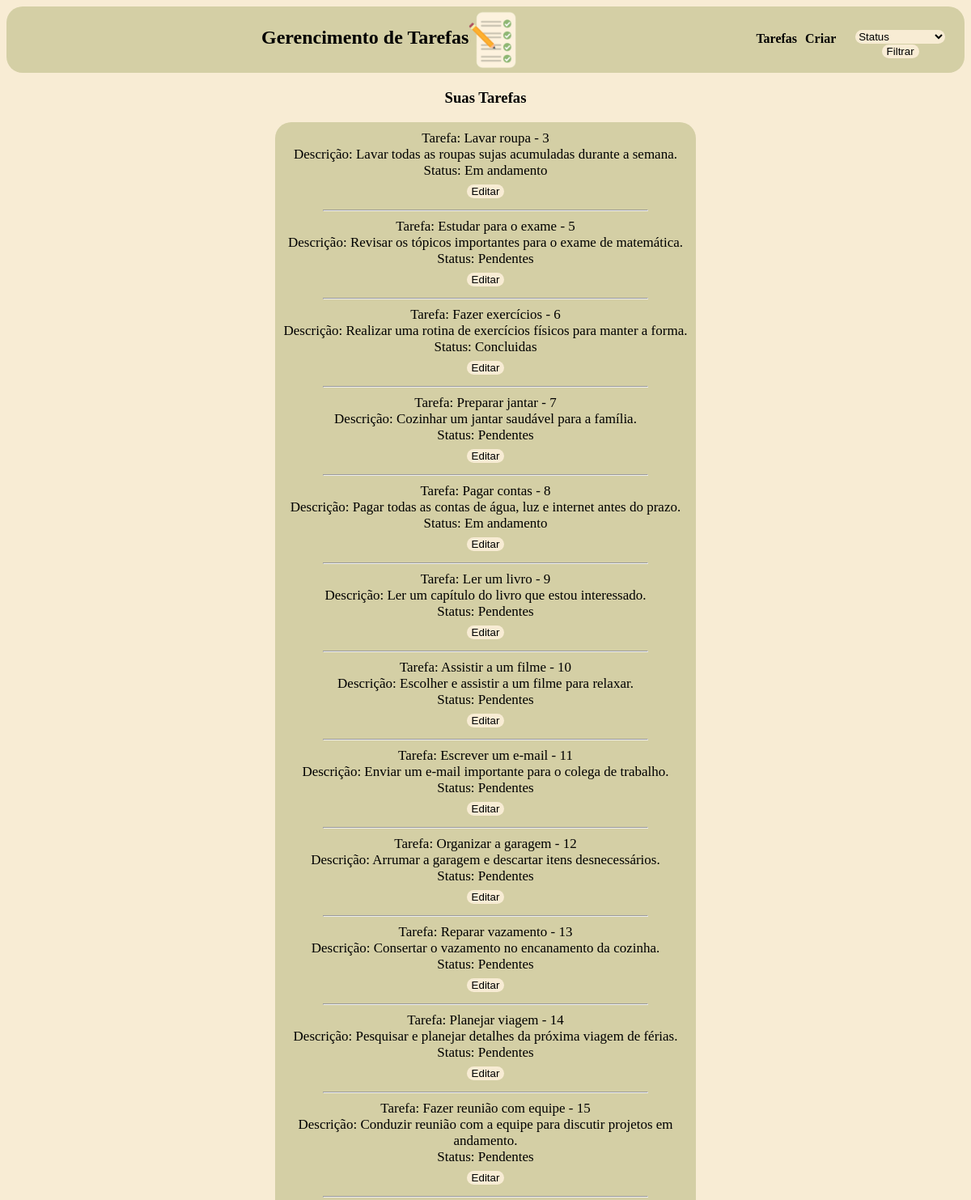
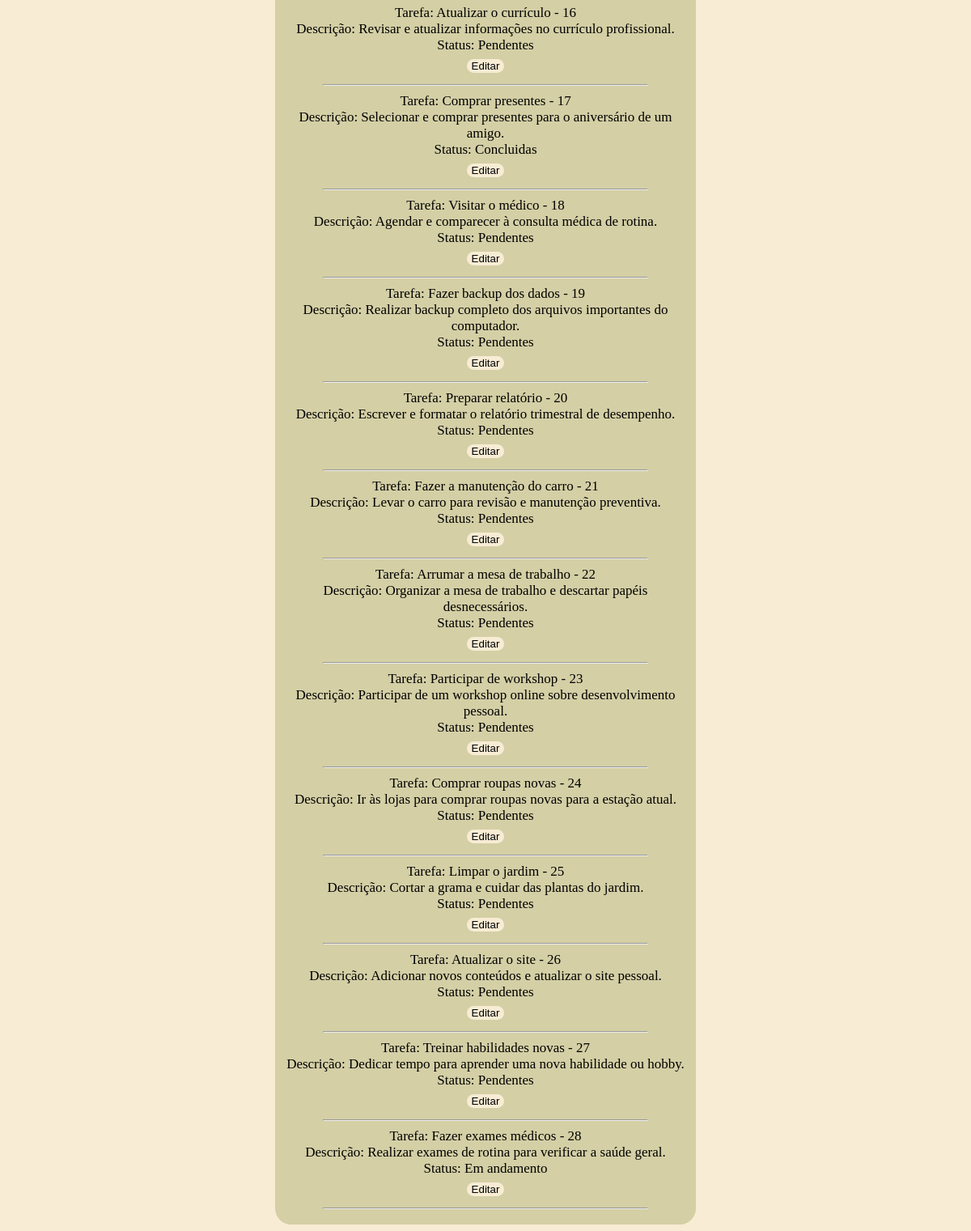
The app's page /filtro_tarefas.php with its own data (2 pictures, top to bottom).
### tables this page shows
CREATE TABLE `tarefas` (
  `id` int(11) NOT NULL,
  `task_name` varchar(250) NOT NULL,
  `description` text DEFAULT NULL,
  `status` set('Pendentes','Em andamento','Concluidas') DEFAULT 'Pendentes',
  `created_at` datetime DEFAULT NULL
);

### filtro_tarefas.php (the view, shortened to what this page needs)
<?php
include_once("conexao.php");
$status = filter_input(INPUT_GET, "status", FILTER_SANITIZE_STRING);
$where_clause = '';
$pagina_atual = filter_input(INPUT_GET, 'pagina', FILTER_SANITIZE_NUMBER_INT);
$pagina = (!empty($pagina_atual)) ? $pagina_atual : 1;
$qnt_result_pg = 100;
$inicio = ($qnt_result_pg * $pagina) - $qnt_result_pg;
$result_tarefas = "SELECT * FROM tarefas $where_clause LIMIT $inicio, $qnt_result_pg";
$resultado_tarefas = mysqli_query($conn, $result_tarefas);
?>
<!DOCTYPE html>
<html lang="pt-br">
<head>
</head>
<body>
<header>
        <div id="logo">
            <h2>Gerencimento de Tarefas</h2>
            <img src="tarefas2.png" alt="">
        </div>
        <div id="botoes">
            <tr>
                <th><a href="tarefas.php">
                        <h4>Tarefas</h4>
                    </a></th>
                <th><a href="index.php">
                        <h4>Criar</h4>
                    </a></th>
                <form action="filtro_tarefas.php" method="GET" id="form1">
                    <select name="status" required>
                        <option value="">Status</option>
                    </select>
                    <input type="submit" value="Filtrar" id="bot1">
                </form>
            </tr>
        </div>
    </header>
    <h3>Suas Tarefas <?php echo $status ? "$status" : ""; ?></h3>
    <div id="conteudo">
    <?php
    while ($row_tarefa = mysqli_fetch_assoc($resultado_tarefas)) {
        echo "Tarefa: " . $row_tarefa['task_name'] . " - " . $row_tarefa['id'] . "<br>";
        echo "Descrição: " . $row_tarefa['description'] . "<br>";
        echo "Status: " . $row_tarefa['status'] . "<br>";
        echo "<a href='edit_tarefas.php?id=" . $row_tarefa['id'] . "'><button style='border: 0; border-radius: 10px; background-color: #f8ecd4;'>Editar</button></a><hr style='width: 80%;'>";
    }
     ?>
    </div>
</body>
</html>

### filtro_tarefas.php (style rules this page uses)
body { background-color: #f8ecd4; text-align: center; }
header { background-color: #d4cfa5; display: flex; justify-content: center; padding: 5px; margin-bottom: 20px; border-radius: 20px; }
img { width: 60px; }
#botoes { display: flex; justify-content: right; text-align: center; color: black; }
#logo { display: flex; width: 80%; justify-content: center; padding-left: 20px; }
a { padding: 5px; text-decoration: none; color: black; }
#form1 { padding-top: 23px; }
select { border: 0; border-radius: 10px; text-decoration: none; background-color: #f8ecd4; }
#bot1 { border: 0; border-radius: 10px; background-color: #f8ecd4; }
#conteudo { margin: auto; display: flex; flex-direction: column; text-align: center; background-color: #d4cfa5; width: 500px; border-radius: 20px; font-size: 17px; padding: 10px }

### records on screen
tarefas: task_name "Lavar roupa", id "3", description "Lavar todas as roupas sujas acumuladas durante a semana.", status "Em andamento"
tarefas: task_name "Estudar para o exame", id "5", description "Revisar os tópicos importantes para o exame de matemática.", status "Pendentes"
tarefas: task_name "Fazer exercícios", id "6", description "Realizar uma rotina de exercícios físicos para manter a forma.", status "Concluidas"
tarefas: task_name "Preparar jantar", id "7", description "Cozinhar um jantar saudável para a família.", status "Pendentes"
tarefas: task_name "Pagar contas", id "8", description "Pagar todas as contas de água, luz e internet antes do prazo.", status "Em andamento"
tarefas: task_name "Ler um livro", id "9", description "Ler um capítulo do livro que estou interessado.", status "Pendentes"
tarefas: task_name "Assistir a um filme", id "10", description "Escolher e assistir a um filme para relaxar.", status "Pendentes"
tarefas: task_name "Escrever um e-mail", id "11", description "Enviar um e-mail importante para o colega de trabalho.", status "Pendentes"
tarefas: task_name "Organizar a garagem", id "12", description "Arrumar a garagem e descartar itens desnecessários.", status "Pendentes"
tarefas: task_name "Reparar vazamento", id "13", description "Consertar o vazamento no encanamento da cozinha.", status "Pendentes"
tarefas: task_name "Planejar viagem", id "14", description "Pesquisar e planejar detalhes da próxima viagem de férias.", status "Pendentes"
tarefas: task_name "Fazer reunião com equipe", id "15", description "Conduzir reunião com a equipe para discutir projetos em andamento.", status "Pendentes"
tarefas: task_name "Atualizar o currículo", id "16", description "Revisar e atualizar informações no currículo profissional.", status "Pendentes"
tarefas: task_name "Comprar presentes", id "17", description "Selecionar e comprar presentes para o aniversário de um amigo.", status "Concluidas"
tarefas: task_name "Visitar o médico", id "18", description "Agendar e comparecer à consulta médica de rotina.", status "Pendentes"
tarefas: task_name "Fazer backup dos dados", id "19", description "Realizar backup completo dos arquivos importantes do computador.", status "Pendentes"
tarefas: task_name "Preparar relatório", id "20", description "Escrever e formatar o relatório trimestral de desempenho.", status "Pendentes"
tarefas: task_name "Fazer a manutenção do carro", id "21", description "Levar o carro para revisão e manutenção preventiva.", status "Pendentes"
tarefas: task_name "Arrumar a mesa de trabalho", id "22", description "Organizar a mesa de trabalho e descartar papéis desnecessários.", status "Pendentes"
tarefas: task_name "Participar de workshop", id "23", description "Participar de um workshop online sobre desenvolvimento pessoal.", status "Pendentes"
tarefas: task_name "Comprar roupas novas", id "24", description "Ir às lojas para comprar roupas novas para a estação atual.", status "Pendentes"
tarefas: task_name "Limpar o jardim", id "25", description "Cortar a grama e cuidar das plantas do jardim.", status "Pendentes"
tarefas: task_name "Atualizar o site", id "26", description "Adicionar novos conteúdos e atualizar o site pessoal.", status "Pendentes"
tarefas: task_name "Treinar habilidades novas", id "27", description "Dedicar tempo para aprender uma nova habilidade ou hobby.", status "Pendentes"
tarefas: task_name "Fazer exames médicos", id "28", description "Realizar exames de rotina para verificar a saúde geral.", status "Em andamento"
